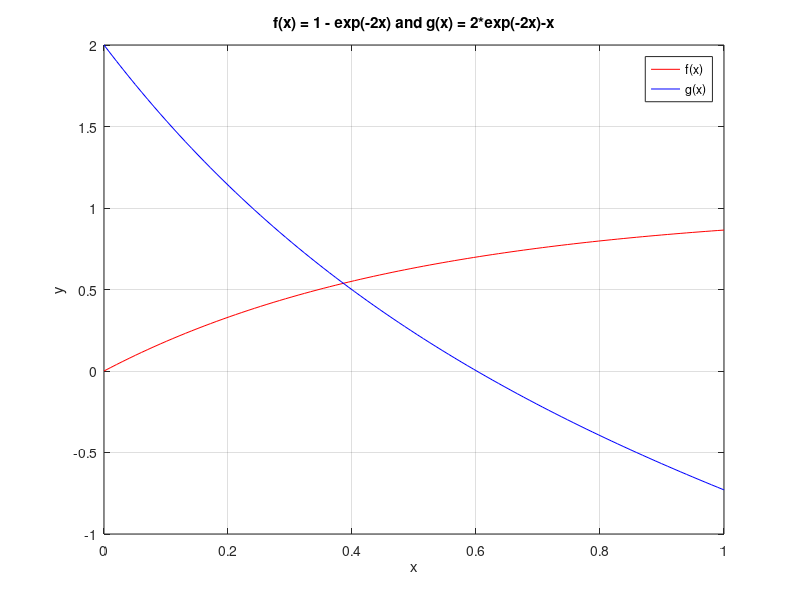

The MATLAB script that drew this image:
clear all
close all
clc

x = linspace(0,1)
f = 1 - exp(-2*x)
plot(x,f,'r'), grid on % plot the function

hold on % hold the plot

g = 2*exp(-2*x)-x
plot(x,g,'b'), grid on % plot the function
xlabel('x')
ylabel('y')
title('f(x) = 1 - exp(-2x) and g(x) = 2*exp(-2x)-x')
legend('f(x)','g(x)') % add a legend to the plot

[x,y] = ginput(1) % get the x and y coordinates of the point clicked on the plot
disp(['x = ',num2str(x),' y = ',num2str(y)]) % display the coordinates of the point clicked

